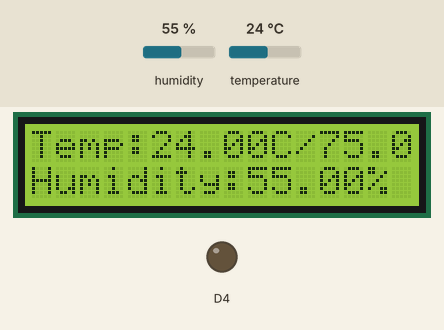
A sketch run on a simulated ESP8266 (NodeMCU). Parts: 16×2 character LCD, output pins drawn as LEDs (lit = HIGH). The inputs (shaded band) are chosen by the test bench; at power-on: humidity 55 %, temperature 24 °C. WiFi joins after 1.5 s; servers stay silent unless stated; EEPROM starts erased; what the sketch prints to the serial monitor is not drawn.

Above: at 3.0 s.
3.1 s: humidity set to 22 %
At 5.7 s:
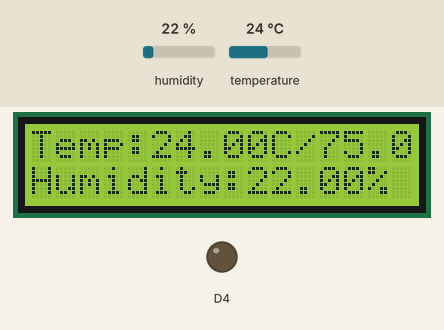
6.4 s: temperature set to 12 °C
At 7.4 s:
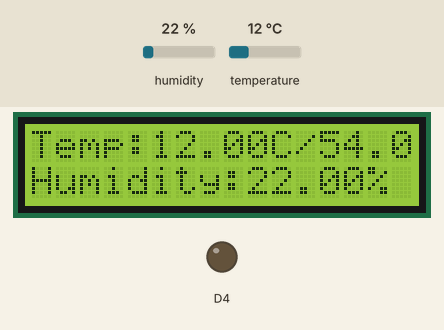
8.4 s: humidity set to 40 %
At 10.0 s:
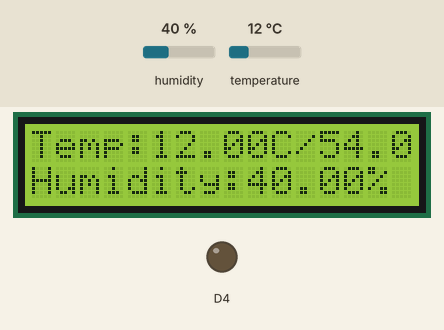
10.5 s: temperature set to 19 °C
At 11.8 s:
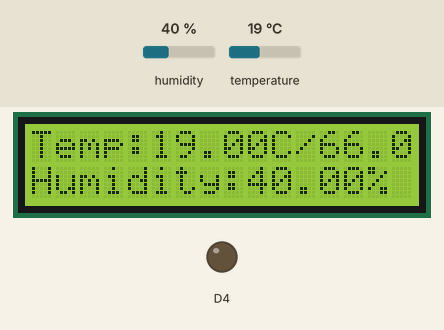
Timing chart, 0 to 13.5 s (numbered marks = the images above; inputs shaded):
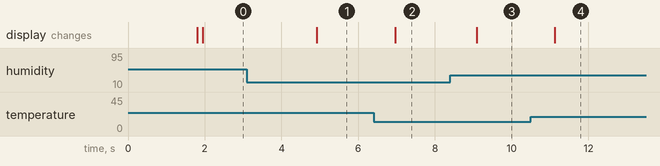

Measured:
- after the input at 3.1 s, the display: changes after 1.8 s (image 1)
- after the input at 6.4 s, the display: changes after 0.56 s (image 2)
- after the input at 8.4 s, the display: changes after 0.69 s (image 3)
- after the input at 10.5 s, the display: changes after 0.63 s (image 4)

The sketch:

WifiManager.ino
```cpp
//#define BLYNK_PRINT Serial    // Comment this out to disable prints and save space
#include <ESP8266WiFi.h>
#include <BlynkSimpleEsp8266.h>
#include <DNSServer.h>
#include <ESP8266WebServer.h>
#include <WiFiManager.h>         //https://github.com/tzapu/WiFiManager
#include <EEPROM.h>
#include <DHT.h>
#include <SoftwareSerial.h>
SoftwareSerial SwSerial(1, 2);
#include <Wire.h>
#include <LiquidCrystal_I2C.h>
LiquidCrystal_I2C lcd(0x3F, 16, 2);

// You should get Auth Token in the Blynk App.
// Go to the Project Settings (nut icon).
char auth[] = "4ecda56a656542f0825bb1704b711c4b";

#define DHTPIN D6          // What digital pin we're connected to

// Uncomment whatever type you're using!
#define DHTTYPE DHT11     // DHT 11
//#define DHTTYPE DHT22   // DHT 22, AM2302, AM2321
//#define DHTTYPE DHT21   // DHT 21, AM2301

DHT dht(DHTPIN, DHTTYPE);
BlynkTimer timer;

// This function sends Arduino's up time every second to Virtual Pin (5).
// In the app, Widget's reading frequency should be set to PUSH. This means
// that you define how often to send data to Blynk App.
void sendSensor()
{
  float h = dht.readHumidity();
  float t = dht.readTemperature(); // or dht.readTemperature(true) for Fahrenheit
  delay(2000);
  if (isnan(h) || isnan(t)) {
    Serial.println("Failed to read from DHT sensor!");
    return;
        lcd.print("Failed to read !");
  }
  // You can send any value at any time.
  // Please don't send more that 10 values per second.
  Blynk.virtualWrite(V5, h);
  Blynk.virtualWrite(V6, t);
  Blynk.virtualWrite(V7, h);
  Blynk.virtualWrite(V8, t);
}

void setup()
{
  EEPROM.begin(512);
  Serial.begin(115200);
  WiFiManager wifiManager;
  //wifiManager.resetSettings();    //Uncomment this to wipe WiFi settings from EEPROM on boot.  Comment out and recompile/upload after 1 boot cycle.
  wifiManager.autoConnect("NodeMCU");
  //if you get here you have connected to the WiFi
  Serial.println("connected...yeey :)");
  pinMode(BUILTIN_LED, OUTPUT);     // Initialize the BUILTIN_LED pin as an output, I like blinkies.
  Blynk.begin(auth, WiFi.SSID().c_str(), WiFi.psk().c_str(), "cyrax.top", 8080);

  dht.begin(); //初始化DHT传感器
  timer.setInterval(1000L, sendSensor);
  lcd.clear(); //Use it to clear the LCD Widget
  lcd.begin(5,4);  // sda=0 | D3, scl=2 | D4
  // Turn on the blacklight and print a message.
  lcd.backlight();
}

void backpack()
{
  lcd.home();
  lcd.setCursor(0, 0);
  lcd.print("Temp:");
  lcd.print(round(dht.readTemperature()));
  lcd.print("C/");
  lcd.print(round(dht.readTemperature(true)));
  lcd.print("F");
  lcd.setCursor(0,1);
  lcd.print("Humidity:");
  lcd.print(round(dht.readHumidity(true)));
  lcd.print("% ");
}

void loop()
{
  Blynk.run();  // Commented out for a short time.
  timer.run();
  backpack();
}
```
